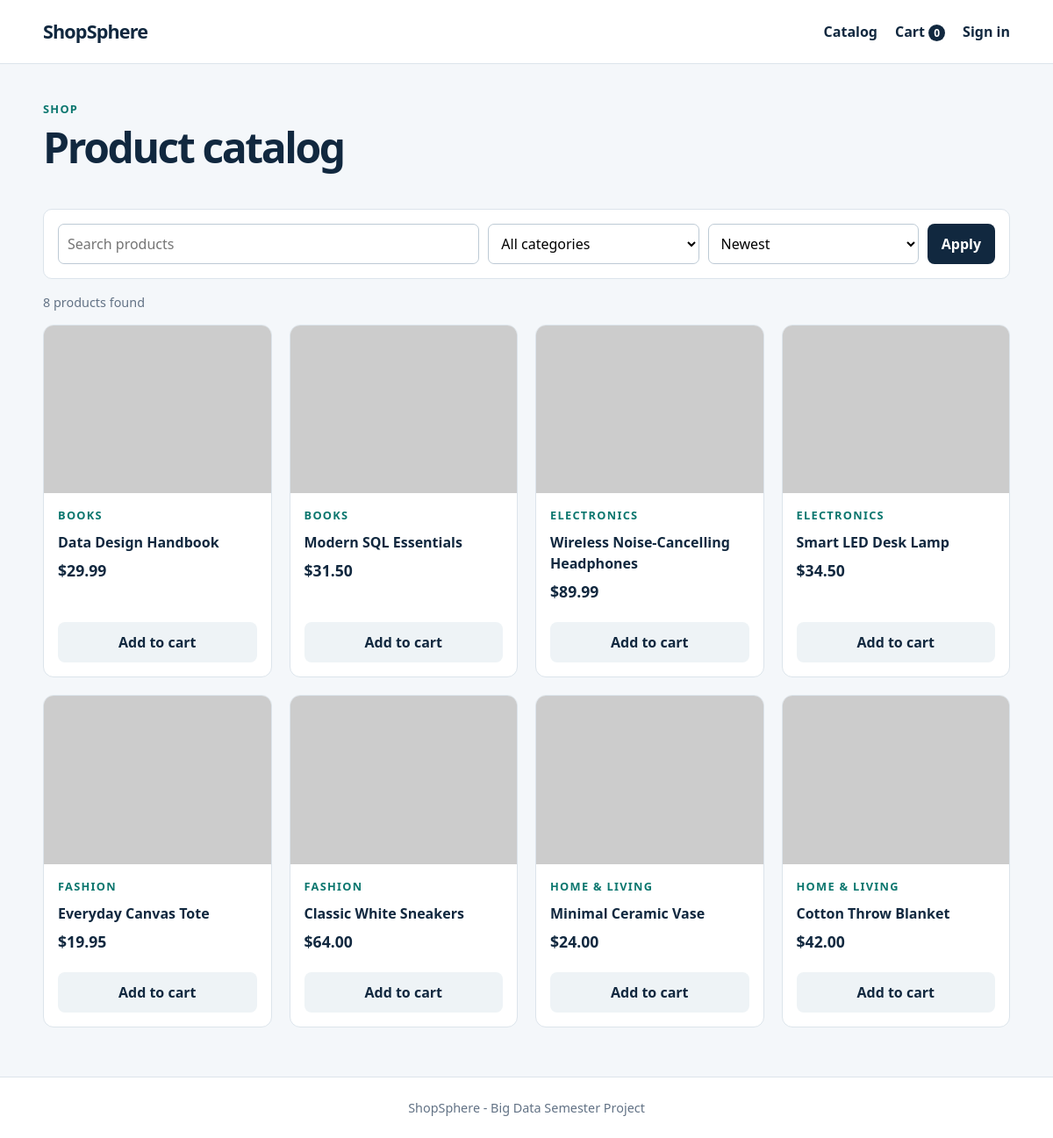
/?page=catalog, run on the app's committed database.
### tables this page shows
CREATE TABLE products (
  id INT UNSIGNED AUTO_INCREMENT PRIMARY KEY,
  category_id INT UNSIGNED NOT NULL,
  name VARCHAR(150) NOT NULL,
  description TEXT NOT NULL,
  price DECIMAL(10,2) NOT NULL,
  stock_quantity INT NOT NULL DEFAULT 0,
  image_url VARCHAR(500) NULL,
  is_featured BOOLEAN NOT NULL DEFAULT FALSE,
  created_at TIMESTAMP NOT NULL DEFAULT CURRENT_TIMESTAMP,
  updated_at TIMESTAMP NOT NULL DEFAULT CURRENT_TIMESTAMP ON UPDATE CURRENT_TIMESTAMP,
  CONSTRAINT chk_product_price CHECK (price >= 0),
  CONSTRAINT chk_product_stock CHECK (stock_quantity >= 0),
  CONSTRAINT fk_products_category FOREIGN KEY (category_id) REFERENCES categories(id) ON UPDATE CASCADE ON DELETE RESTRICT,
  INDEX idx_products_category (category_id),
  INDEX idx_products_name (name)
);

CREATE TABLE categories (
  id INT UNSIGNED AUTO_INCREMENT PRIMARY KEY,
  name VARCHAR(80) NOT NULL UNIQUE,
  slug VARCHAR(100) NOT NULL UNIQUE,
  created_at TIMESTAMP NOT NULL DEFAULT CURRENT_TIMESTAMP
);

### includes/helpers.php (called while the page is built, shortened)
<?php
function e(?string $value): string
{
    return htmlspecialchars($value ?? '', ENT_QUOTES, 'UTF-8');
}
function url(string $page = 'home', array $params = []): string
{
    return '?' . http_build_query(array_merge(['page' => $page], $params));
}
function current_user(): ?array
{
    return $_SESSION['user'] ?? null;
}
function cart_count(): int
{
    return array_sum($_SESSION['cart'] ?? []);
}
function money(float|string $amount): string
{
    return '$' . number_format((float) $amount, 2);
}

### config.php (called while the page is built, shortened)
<?php
function db(): PDO
{
    static $pdo = null;
    if ($pdo instanceof PDO) {
        return $pdo;
    }
    $pdo = new PDO(
        'mysql:host=' . DB_HOST . ';dbname=' . DB_NAME . ';charset=utf8mb4',
        DB_USER,
        DB_PASS,
        [PDO::ATTR_ERRMODE => PDO::ERRMODE_EXCEPTION, PDO::ATTR_DEFAULT_FETCH_MODE => PDO::FETCH_ASSOC]
    );
    return $pdo;
}

### index.php (the view, shortened to what this page needs)
<?php
require __DIR__ . '/config.php';
require __DIR__ . '/includes/helpers.php';
require __DIR__ . '/includes/layout.php';
$page = $_GET['page'] ?? 'home';
    page_header('Welcome'); ?>
    <?php page_footer(); exit;
if ($page === 'catalog') {
    $where = ['p.stock_quantity > 0']; $values = [];
    $q = trim($_GET['q'] ?? ''); $category = (int) ($_GET['category'] ?? 0);
    $sort = $_GET['sort'] ?? 'newest';
    $order = match ($sort) { 'price_asc' => 'p.price ASC', 'price_desc' => 'p.price DESC', 'name' => 'p.name ASC', default => 'p.created_at DESC' };
    $stmt = db()->prepare('SELECT p.*, c.name AS category_name FROM products p JOIN categories c ON c.id = p.category_id WHERE ' . implode(' AND ', $where) . " ORDER BY $order");
    $stmt->execute($values); $products = $stmt->fetchAll();
    page_header('Catalog'); ?>
    <div class="section-heading"><div><p class="eyebrow">Shop</p><h1>Product catalog</h1></div></div>
    <form class="filters" method="get"><input name="q" value="<?= e($q) ?>" placeholder="Search products"><select name="category"><option value="0">All categories</option></select><select name="sort"><option value="newest">Newest</option></select><button>Apply</button></form>
    <p class="result-count"><?= count($products) ?> product<?= count($products) === 1 ? '' : 's' ?> found</p><div class="product-grid"><?php foreach ($products as $product): product_card($product, true); endforeach; ?></div>
    <?php page_footer(); exit;
}
    page_header($product['name']); ?>
?><div class="empty"><h1>Page not found</h1><a class="button" href="<?= url() ?>">Back home</a></div><?php page_footer();
function product_card(array $product, bool $showCategory = false): void
{
    ?>
<article class="product-card"><a href="<?= url('product', ['id' => $product['id']]) ?>"><img src="<?= e($product['image_url'] ?: 'https://placehold.co/600x400/173b5e/ffffff?text=Product') ?>" alt="<?= e($product['name']) ?>"><div class="product-body"><?php if ($showCategory && isset($product['category_name'])): ?><p class="category"><?= e($product['category_name']) ?></p><?php endif; ?><h3><?= e($product['name']) ?></h3><p class="price"><?= money($product['price']) ?></p></div></a><form method="post"><input type="hidden" name="csrf" value="<?= csrf_token() ?>"><input type="hidden" name="action" value="add_cart"><input type="hidden" name="product_id" value="<?= $product['id'] ?>"><button>Add to cart</button></form></article>
<?php
}

### includes/layout.php (shortened to what this page needs)
<?php
function page_header(string $title): void
{
    $user = current_user();
    ?>
<!doctype html>
<html lang="en">
<head>
  <link rel="stylesheet" href="assets/style.css">
</head>
<body>
<header class="site-header"><div class="nav-wrap">
  <a class="brand" href="<?= url() ?>">ShopSphere</a>
  <nav>
    <a href="<?= url('catalog') ?>">Catalog</a>
    <a href="<?= url('cart') ?>">Cart <span class="pill"><?= cart_count() ?></span></a>
    <?php if ($user): ?>
      <a href="<?= url('wishlist') ?>">Wishlist</a>
      <a href="<?= url('orders') ?>">My orders</a>
      <?php if (is_admin()): ?><a href="<?= url('admin') ?>">Admin</a><?php endif; ?>
      <a href="<?= url('logout') ?>">Sign out</a>
    <?php else: ?>
      <a href="<?= url('login') ?>">Sign in</a>
    <?php endif; ?>
  </nav>
</div></header>
<main class="container">
<?php
}
function page_footer(): void
{
    ?>
</main>
<footer>ShopSphere - Big Data Semester Project</footer>
</body></html>
<?php
}

### assets/style.css (style rules this page uses)
:root { --ink:#11283f;--muted:#627285;--surface:#fff;--wash:#f4f7fa;--accent:#e46436;--teal:#0a766e;--line:#dce4eb }
* { box-sizing:border-box }
body { margin:0;background:var(--wash);color:var(--ink);font:16px/1.5 system-ui,-apple-system,Segoe UI,sans-serif }
.site-header { background:#fff;border-bottom:1px solid var(--line) }
.nav-wrap,.container { max-width:1150px;margin:auto;padding-left:24px;padding-right:24px }
.nav-wrap { height:72px;display:flex;align-items:center;justify-content:space-between }
.brand { font-weight:800;font-size:1.35rem;letter-spacing:-.04em;color:var(--ink);text-decoration:none }
.nav-wrap nav { display:flex;align-items:center;gap:20px }
.nav-wrap a { color:var(--ink);text-decoration:none;font-weight:600 }
.pill { font-size:.75rem;background:var(--ink);color:white;border-radius:99px;padding:1px 6px }
.container { min-height:calc(100vh - 136px);padding-top:42px;padding-bottom:56px }
footer { text-align:center;color:var(--muted);padding:24px;background:#fff;border-top:1px solid var(--line);font-size:.9rem }
h1,h2,h3,p { margin-top:0 }
h1 { font-size:clamp(2rem,4vw,3.6rem);line-height:1.05;letter-spacing:-.05em;margin-bottom:16px }
.eyebrow,.category { font-size:.8rem;text-transform:uppercase;letter-spacing:.1em;font-weight:800;color:var(--teal);margin-bottom:9px }
.button,button { background:var(--ink);color:white;border:0;border-radius:8px;padding:11px 16px;font:inherit;font-weight:700;text-decoration:none;display:inline-block;cursor:pointer }
.section-heading { display:flex;justify-content:space-between;align-items:end;margin-bottom:20px }
.product-grid { display:grid;grid-template-columns:repeat(4,1fr);gap:20px }
.product-card { background:#fff;border:1px solid var(--line);border-radius:12px;overflow:hidden;display:flex;flex-direction:column }
.product-card>a { color:inherit;text-decoration:none;flex:1 }
.product-card img { width:100%;aspect-ratio:1.35;object-fit:cover;display:block }
.product-body { padding:16px 16px 4px }
.product-card h3 { font-size:1rem;margin-bottom:7px }
.price { font-size:1.1rem;font-weight:800 }
.product-card form { padding:0 16px 16px }
.product-card button { width:100%;background:#eef3f6;color:var(--ink) }
.filters { display:grid;grid-template-columns:2fr 1fr 1fr auto;gap:10px;background:#fff;padding:16px;border:1px solid var(--line);border-radius:10px;margin:28px 0 16px }
input,select,textarea { width:100%;font:inherit;padding:10px;border:1px solid #bdcad5;border-radius:7px;background:white }
.result-count { color:var(--muted);font-size:.9rem }

### data on the page
products: category.name "BOOKS", name "Data Design Handbook", price "$29.99"
products: category.name "BOOKS", name "Modern SQL Essentials", price "$31.50"
products: category.name "ELECTRONICS", name "Wireless Noise-Cancelling Headphones", price "$89.99"
products: category.name "ELECTRONICS", name "Smart LED Desk Lamp", price "$34.50"
products: category.name "FASHION", name "Everyday Canvas Tote", price "$19.95"
products: category.name "FASHION", name "Classic White Sneakers", price "$64.00"
products: category.name "HOME & LIVING", name "Minimal Ceramic Vase", price "$24.00"
products: category.name "HOME & LIVING", name "Cotton Throw Blanket", price "$42.00"

### other printed values
cart_count() "0"
count($products) "8"
